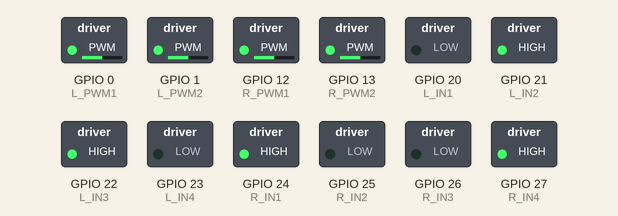
The program below on a simulated Raspberry Pi (BCM pin numbers). On the bench: switched loads named in the program (green lamp = pin HIGH).

Above: at 0.1 s.
Timing chart, 0 to 1.6 s (numbered marks = the images above):
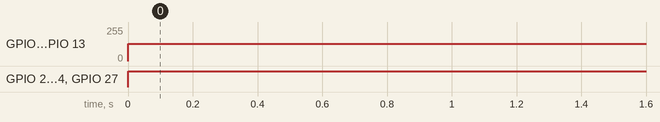

Measured:
- by itself, GPIO 0 (L_PWM1), GPIO 1 (L_PWM2), GPIO 12 (R_PWM1), GPIO 13 (R_PWM2): 0/255 → 128/255 at 0.00 s
- by itself, GPIO 21 (L_IN2), GPIO 22 (L_IN3), GPIO 24 (R_IN1), GPIO 27 (R_IN4): LOW → HIGH at 0.00 s

The program:

Vex_PiCar_Motor_testing.py
```python
#The RPi.GPIO controls the GPIO interface on the Raspberry Pi and the time module represents time as code

import RPi.GPIO as GPIO
import time
GPIO.setwarnings(False)

#Testing the first motor
L_IN1 = 20
L_IN2 = 21
L_PWM1 = 0

#Testing the second motor
L_IN3 = 22
L_IN4 = 23
L_PWM2 = 1

#Testing the third motor
R_IN1 = 24
R_IN2 = 25
R_PWM1 = 12

#Testing the fourth motor
R_IN3 = 26
R_IN4 = 27
R_PWM2 = 13

GPIO.setmode(GPIO.BCM)

#Setting the MOTOR Driver Pin OUTPUT mode
GPIO.setup(L_IN1,GPIO.OUT)
GPIO.setup(L_IN2,GPIO.OUT)
GPIO.setup(L_PWM1,GPIO.OUT)

GPIO.setup(L_IN3,GPIO.OUT)
GPIO.setup(L_IN4,GPIO.OUT)
GPIO.setup(L_PWM2,GPIO.OUT)

GPIO.setup(R_IN1,GPIO.OUT)
GPIO.setup(R_IN2,GPIO.OUT)
GPIO.setup(R_PWM1,GPIO.OUT)

GPIO.setup(R_IN3,GPIO.OUT)
GPIO.setup(R_IN4,GPIO.OUT)
GPIO.setup(R_PWM2,GPIO.OUT)


GPIO.output(L_IN1,GPIO.LOW)
GPIO.output(L_IN2,GPIO.LOW)
GPIO.output(L_IN3,GPIO.LOW)
GPIO.output(L_IN4,GPIO.LOW)

GPIO.output(R_IN1,GPIO.LOW)
GPIO.output(R_IN2,GPIO.LOW)
GPIO.output(R_IN3,GPIO.LOW)
GPIO.output(R_IN4,GPIO.LOW)


#Set the pwm frequencey to 1000hz
pwm_R1 = GPIO.PWM(R_PWM1,100)
pwm_R2 = GPIO.PWM(R_PWM2,100)
pwm_L1 = GPIO.PWM(L_PWM1,100)
pwm_L2 = GPIO.PWM(L_PWM2,100)

#Set the inital duty cycle to 0
pwm_R1.start(0)
pwm_L1.start(0)
pwm_R2.start(0)
pwm_L2.start(0)

while True:
    GPIO.output(L_IN1,GPIO.LOW)  #Upper Left forward
    GPIO.output(L_IN2,GPIO.HIGH)
    pwm_L1.ChangeDutyCycle(50)
    GPIO.output(L_IN3,GPIO.HIGH)  #Lower left forward
    GPIO.output(L_IN4,GPIO.LOW)
    pwm_L2.ChangeDutyCycle(50)
    GPIO.output(R_IN1,GPIO.HIGH)  #Upper Right forward
    GPIO.output(R_IN2,GPIO.LOW)
    pwm_R1.ChangeDutyCycle(50)
    GPIO.output(R_IN3,GPIO.LOW)  #Lower Right forward
    GPIO.output(R_IN4,GPIO.HIGH)
    pwm_R2.ChangeDutyCycle(50)

#Stop pwm
pwm_R1.stop()
pwm_L1.stop()
pwm_R2.stop()
pwm_L2.stop()
sleep(1)

GPIO.cleanup()  #release all GPIO
```
